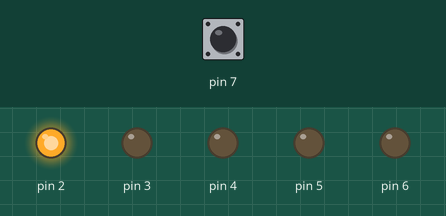
Recording of a sketch running on a simulated Arduino Uno, built with avr-gcc and run on an emulated ATmega328P. On the bench: output pins drawn as LEDs (lit = HIGH). Dashed ring = blinking. The test bench sets the inputs (shaded band); at power-on: pin 7 HIGH.

Above: at 1.25 s.
1.3 s: pin 7 pulled LOW for 0.15 s
At 1.45 s:
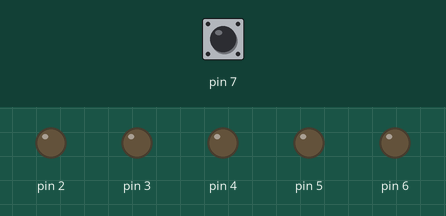
4.3 s: pin 7 pulled LOW for 1 s
At 5.45 s:
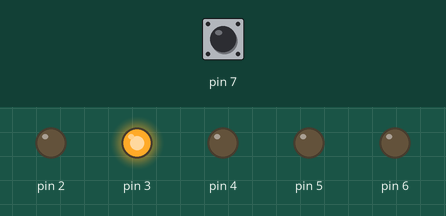
7.3 s: pin 7 pulled LOW for 0.15 s
10.3 s: pin 7 pulled LOW for 3.2 s
At 10.55 s:
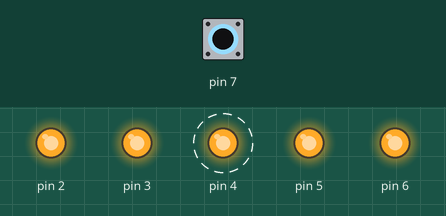
Timing chart, 0 to 16.3 s (numbered marks = the images above; inputs shaded):
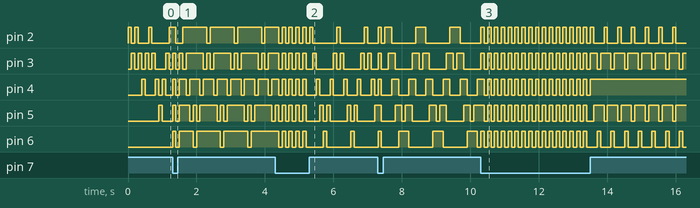

Measured:
- after the input at 10.3 s, pin 4: alternates HIGH for 0.10 s and LOW for 0.10 s, 31 changes in all, then stays HIGH, starting after 0.20 s
- by itself, pin 4: repeats every 0.50 s: LOW 0.30 s, HIGH 0.20 s

The sketch:

blink.ino
```cpp
#define ledsCount 5
#define playLeds(n) _playLeds (n, sizeof(n)/sizeof(int)/ledsCount)

const int firstLed = 2;

const int ledsOn[ledsCount] = {1, 1, 1, 1, 1};
const int ledsOff[ledsCount] = {0, 0, 0, 0, 0};

const int leds1[][ledsCount] = {
  {1, 0, 0, 0, 0},
  {0, 1, 0, 0, 0},
  {1, 0, 0, 0, 0},
  {0, 1, 0, 0, 0},
  {0, 0, 1, 0, 0},
  {0, 1, 0, 0, 0},
  {1, 0, 0, 0, 0},
  {0, 1, 0, 0, 0},
  {0, 0, 1, 0, 0},
  {0, 0, 0, 1, 0},
  {0, 0, 1, 0, 0},
  {0, 1, 0, 0, 0},
  {1, 0, 0, 0, 0},
  {0, 1, 0, 0, 0},
  {0, 0, 1, 0, 0},
  {0, 0, 0, 1, 0},
  {0, 0, 0, 0, 1},
  {0, 0, 0, 1, 0},
  {0, 0, 1, 0, 0},
  {0, 1, 0, 0, 0}
};

const int leds2[][ledsCount] = {
  {0, 1, 1, 1, 1},
  {1, 0, 1, 1, 1},
  {1, 1, 0, 1, 1},
  {1, 1, 1, 0, 1},
  {1, 1, 1, 1, 0},
  {1, 1, 1, 0, 1},
  {1, 1, 0, 1, 1},
  {1, 0, 1, 1, 1}
};

const int leds3[][ledsCount] = {
  {1, 0, 0, 0, 0},
  {0, 1, 0, 0, 0},
  {0, 0, 1, 0, 0},
  {0, 0, 0, 1, 0},
  {0, 0, 0, 0, 1},
  {0, 0, 0, 1, 0},
  {0, 0, 1, 0, 0},
  {0, 1, 0, 0, 0}
};

const int leds4[][ledsCount] = {
  {1, 0, 0, 0, 0},
  {1, 1, 0, 0, 0},
  {0, 1, 1, 0, 0},
  {0, 0, 1, 1, 0},
  {0, 0, 0, 1, 1},
  {0, 0, 0, 0, 1},
  {0, 0, 0, 1, 1},
  {0, 0, 1, 1, 0},
  {0, 1, 1, 0, 0},
  {1, 1, 0, 0, 0}
};

const int leds5[][ledsCount] = {
  {1, 1, 1, 0, 0},
  {0, 1, 1, 1, 0},
  {0, 0, 1, 1, 1},
  {0, 1, 1, 1, 0},
};


void setup() {
  for (int i = firstLed; i < firstLed + ledsCount; i++) {
    pinMode(i, OUTPUT);
  }

  pinMode(7, INPUT_PULLUP);

  Serial.begin(9600);
}

boolean checkButton (void) {
  return digitalRead(7) == 0;
}

void setLed(int l, int v) {
  digitalWrite (l, v == 1 ? HIGH : LOW);
}

void setLeds(const int leds[]) {
  for (int i = 0; i < ledsCount; i++) {
    setLed(firstLed + i, leds[i]);
  }

}

void _playLeds(const int leds[][5], int len) {
  for (int i = 0; i < len; i++) {
    setLeds (leds[i]);
    if (checkButton()) return;
    delay (100);
  }

}

int s = 0;

void loop() {
  int next = 0;

  while (digitalRead(7) == 0)
  {
    next = 1;
    setLeds(ledsOn);
    delay (100);
    setLeds(ledsOff);
    delay (100);
  }

  if (next == 1) {
    s++;
    if (s > 5) s = 0;
    next = 0;
  }


  switch (s) {
    case 0:
      playLeds (leds1);
    break;
    case 1:
      playLeds (leds2);
    break;
    case 2:
      playLeds (leds3);
    break;
    case 3:
      playLeds (leds4);
    break;
    case 4:
      playLeds (leds5);
    break;
  }
}
```
